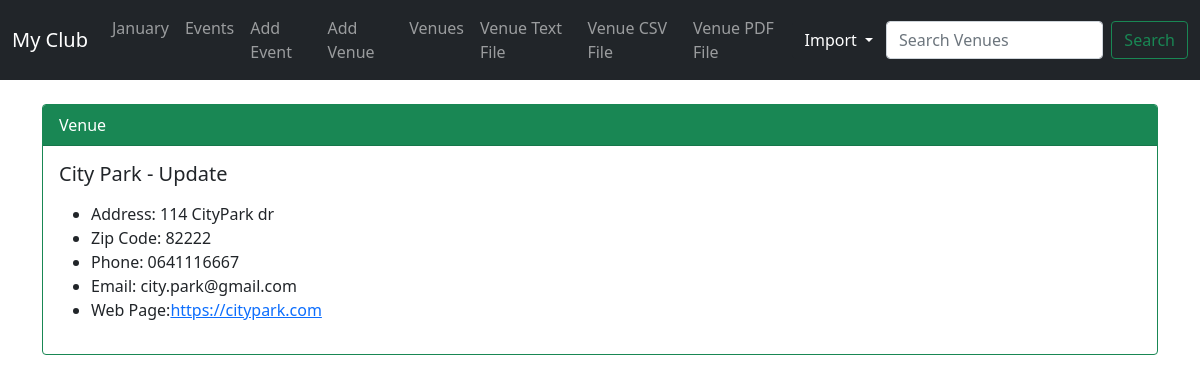
Screenshot of /show_venue/1/ with the database file from the repository.
### events/models.py (models this page shows)
class Venue(models.Model):
    name = models.CharField('Venue Name', max_length=200)
    address = models.CharField(max_length=300)
    zip_code = models.CharField('Zip Code', max_length=30)
    phone = models.CharField('Contact Phone', max_length=35, blank=True)
    web = models.URLField('Website Address', blank=True)
    email_address = models.EmailField('Email Address', blank=True)
    def __str__(self):
        return self.name

### events/views.py (the view)
# urls.py: path('show_venue/<venue_id>/', views.show_venue, name='show_venue'),
def show_venue(request, venue_id):
    venue = Venue.objects.get(pk=venue_id)
    context = {
        'venue': venue,
    }
    return render(request, 'events/show_venue.html', context)

### events/templates/events/show_venue.html (shortened to what this page needs)
{% extends 'events/base.html' %}
{% block content %}
    <div class="card border-success mb-3">
        <div class="card-header bg-success text-white">
            Venue
        </div>
        <div class="card-body">
        <h5 class="card-title">{{ venue }}</h5>
        <p class="card-text">
            <ul>
                <li>Address: {{ venue.address }}</li>
                <li>Zip Code: {{ venue.zip_code }}</li>
                <li>Phone: {{ venue.phone }}</li>
                <li>Email: {{ venue.email_address }}</li>
                <li>Web Page:<a href="{{ venue.web }}" >{{ venue.web }}</a></li>
            </ul>
        </p>
        </div>
    </div>
{% endblock content %}

### rows the page displays
Venue: name "City Park - Update", address "114 CityPark dr", zip_code "82222", phone "0641116667", email_address "city.park@gmail.com", web "https://citypark.com"
